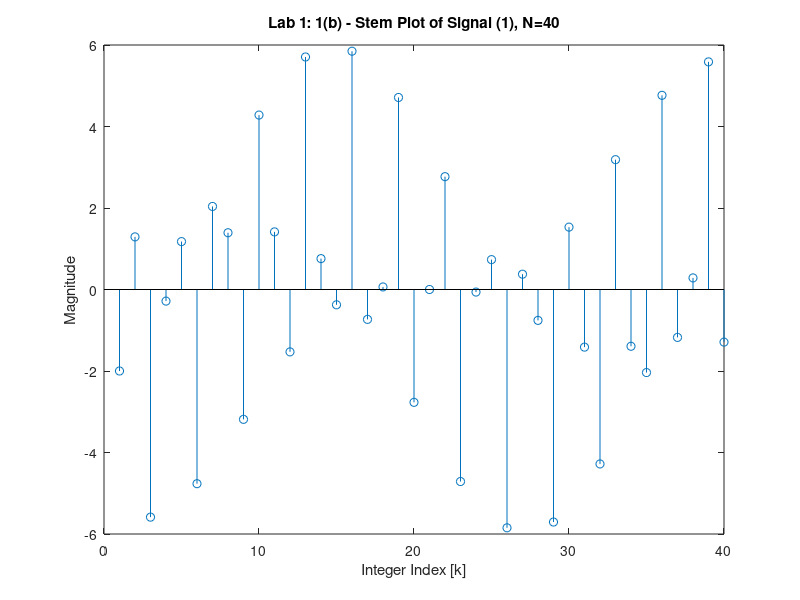

Write the MATLAB code that produced this figure. (Note: this script raises an error after producing the figure.)
%% Generate wave (1) - N=40
Fs = 50000; % [kHz]
Ts = 1/Fs; % [s]
% define time interval
t = 0.:Ts:(39*Ts); % [s]
% create signal
x = 4*sin(35000*pi*t)-2*cos(3750*pi*t);

% calculate FFT of the signal
X  = fft(x);
L = length(X);
% sampling frequency
f = Fs*(0:(L-1))/(L-1);
figure (1)
stem(x) 
title("Lab 1: 1(b) - Stem Plot of Signal (1), N=40")
ylabel("Magnitude")
xlabel("Integer Index [k]")
saveas(figure (1), 'lab_1_1b.png')

figure (2)
tiledlayout(2,1)
nexttile
stem(abs(X))
title("Lab 1: 1(c) - FFT Stem Plot of Signal (1), N=40")
ylabel("Magnitude")
nexttile
stem(angle(X))
ylabel("Phase Shift")
set(gca,'YTickLabel',{'-pi','-pi/2','0','pi/2','pi'})
saveas(figure (2), 'LAB_1_1c.png')

%% Generate wave (1) - N=80
Fs = 50000; % [kHz]
Ts = 1/Fs; % [s]
% define time interval
t = 0.:Ts:(79*Ts); % [s]
% create signal
x = 4*sin(35000*pi*t)-2*cos(3750*pi*t);

% calculate FFT of the signal
X  = fft(x);
L = length(X);
X(abs(X) < 0.0001) = 0;
% sampling frequency
f = Fs*(0:(L-1))/(L-1);
figure (3)
stem(x) 
title("Lab 1: 1(e) - Stem Plot of Signal (1), N=80")
ylabel("Magnitude")
xlabel("Integer Index [k]")
saveas(figure (3), 'LAB_1_1e.png')

figure (4)
tiledlayout(2,1)
nexttile
stem(abs(X))
title("Lab 1: 1(f) - FFT Stem Plot of Signal (1), N=80")
ylabel("Magnitude")
nexttile
stem(angle(X))
ylabel("Phase Shift")
set(gca,'YTickLabel',{'-pi','-pi/2','0','pi/2','pi'})
saveas(figure (4), 'LAB_1_1f.png')

index=(-40:1:39);
figure (5)
tiledlayout(2,1)
nexttile
stem(index,abs(fftshift(X)))
title("Lab 1: 1(h) - Shifted FFT Stem Plot of Signal (1), N=80")
ylabel("Magnitude")
nexttile
stem(index,angle(X))
ylabel("Phase Shift")
set(gca,'YTickLabel',{'-pi','-pi/2','0','pi/2','pi'})
saveas(figure (5), 'LAB_1_1h.png')

%% LAB_1 SECTION 2
TotS = 7787520; %Total Samples 7787520 bits
Fs = 44100; %Sample Rate 44100
Fmax = Fs/2;
Duration = TotS/Fs; %Total song length from file data
Player_Duration = TotS/50000 %Total Song length played on Fs=50 000
FileSizeBytes = TotS*4 %Samples x2 bytes per sample x2 chanels
FileSizeKB    = (TotS*4)/(2^10)
FileSizeMB    = (TotS*4)/(2^20)
tune = audioread('tune.wav');

figure(6)
plot(tune(3100001:3101501,1))
title("Lab 1: 2(c) - 1500 contiguous samples of tune.wav chanel 1")
ylabel("Amplitude");
xlabel("time[s/50000]");
saveas(figure (6), 'LAB_1_2b.png')

DFT_Tune = fft(tune);
a_index = (0:1:(((length(DFT_Tune))/2)-1));
b_index = (-(((length(DFT_Tune))/2)-1):1:0);
index = cat(2,a_index,b_index);
freqs=index*Fs/TotS;

figure (7)
tiledlayout(2,1)
nexttile
ABS_tune = abs(DFT_Tune(:,1));
mag_tune = mag2db(ABS_tune);
plot(freqs, mag_tune);
title("Lab 1: 2(e) - FFT Stem Plot of Tune.wav")
ylabel("Magnitude [dB]")
xlabel("Frequency [Hz]")
nexttile
(plot(freqs,(angle(DFT_Tune(:,1)))));
ylabel("Phase Shift")
xlabel("Frequency [Hz]")
saveas(figure (7), 'LAB_1_2e.png')

%Cutoff Frequency - Digital sample number range
cutoff = round(2000/(Fs/TotS));
mid = round(TotS/2);
Mod_DFT_Tune = DFT_Tune;
Mod_DFT_Tune(cutoff:TotS-cutoff,:) = 0;

Mod_Tune = ifft(Mod_DFT_Tune,'Symmetric');

figure(9)
plot(Mod_Tune(3100001:3101501,1))
title("Lab 1: 2(f) - 1500 contiguous samples of tune.wav chanel 1 after modifying the FFT")
ylabel("Amplitude");
xlabel("time[s/50000]");
saveas(figure (9), 'LAB_1_2f.png')

myplayer = audioplayer(tune, Fs);
modplayer = audioplayer(Mod_Tune, Fs);

%% Section 3 - Own Recording

myRecording = audiorecorder
recordblocking(myRecording, 4)
play(myRecording)
x = getaudiodata(myRecording)
%% 
Fs = 8000;
TotS = 32000;
X=fft(x);
a_index = (0:1:(((length(X))/2)-1));
b_index = (-(((length(X))/2)-1):1:0);
index = cat(2,a_index,b_index);
freqs=index*Fs/TotS;

figure(10)
plot(freqs, mag2db(abs(X)));
title("dB Scale Voice Recording Frequency Spectrum")
xlabel("Frequency [Hz]")
ylabel("Magnitude [dB]")
saveas(figure(10), "Lab_1_3_b.png")

%% Low Freq
recordblocking(myRecording, 4)
play(myRecording)
x_lo = getaudiodata(myRecording)
Fs = 8000;
TotS = 32000;
X_LO=fft(x_lo);
a_index = (0:1:(((length(X_LO))/2)-1));
b_index = (-(((length(X_LO))/2)-1):1:0);
index = cat(2,a_index,b_index);
freqs=index*Fs/TotS;

figure(11)
plot(freqs, abs(X_LO));
title("Low Vocal Tone Frequency Spectrum")
xlabel("Frequency [Hz]")
ylabel("Magnitude")

%% Hi Freq
recordblocking(myRecording, 4)
play(myRecording)
x_hi = getaudiodata(myRecording)
Fs = 8000;
TotS = 32000;
X_HI=fft(x_hi);
a_index = (0:1:(((length(X_HI))/2)-1));
b_index = (-(((length(X_HI))/2)-1):1:0);
index = cat(2,a_index,b_index);
freqs=index*Fs/TotS;

figure(12)
plot(freqs, abs(X_HI));
title("Soprano Vocal Tone Frequency Spectrum")
xlabel("Frequency [Hz]")
ylabel("Magnitude")
%% Hi-Lo PLot
figure(13)
tiledlayout(2,1)
nexttile
plot(freqs, abs(X_LO));
title("Low Vocal Tone Frequency Spectrum")
xlabel("Frequency [Hz]")
ylabel("Magnitude")
hold on
nexttile
plot(freqs, abs(X_HI));
title("High Vocal Tone Frequency Spectrum")
xlabel("Frequency [Hz]")
ylabel("Magnitude")
saveas(figure(13),"Lab_1_3_c.png")
%% Scales
myRecording = audiorecorder(3200,16,1)
recordblocking(myRecording, 10)
play(myRecording)
x = getaudiodata(myRecording)

figure(14)
spectrogram(x)
title("Vocal Scales Spectrogram, Fs=3200Hz")
%xlabel("Frequency [Hz]")
%ylabel("Magnitude")
saveas(figure(14),"Frequency Spectrum.png")
